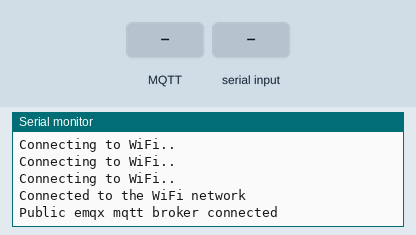
This sketch was run on a simulated ESP8266 (NodeMCU). Parts: the last lines printed to the serial monitor. The inputs (shaded band) are chosen by the test bench. WiFi joins after 1.5 s; servers stay silent unless stated; no MQTT or app messages arrive unless stated.

Above: at 2.7 s.
2.8 s: MQTT message "1" arrives on the first subscribed topic
At 3.2 s:
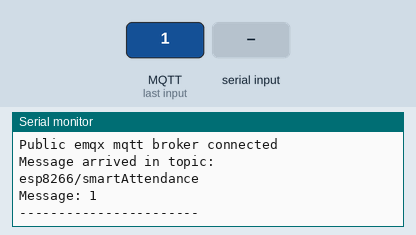
4.3 s: "1\n" received over the second serial link
At 5.5 s:
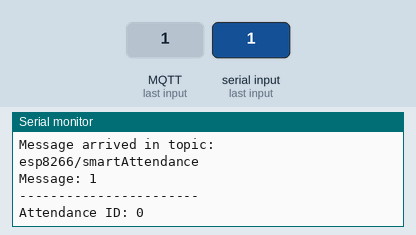
5.8 s: MQTT message "on" arrives on the first subscribed topic
At 6.7 s:
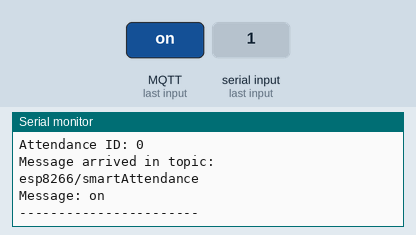
7.3 s: MQTT message "off" arrives on the first subscribed topic
At 7.9 s:
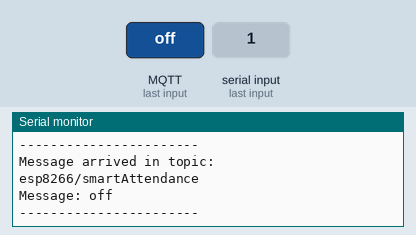

Measured:
- after the input at 2.8 s, the serial monitor: prints a new line at once (image 1)
- after the input at 4.3 s, the serial monitor: prints a new line at once (image 2)
- after the input at 5.8 s, the serial monitor: prints a new line at once (image 3)
- after the input at 7.3 s, the serial monitor: prints a new line at once (image 4)

The sketch:

wifi_connection.ino
```cpp
#include <ESP8266WiFi.h>
#include <ArduinoJson.h>
#include <PubSubClient.h>
#include <SoftwareSerial.h>

// initialize
// wiFi
const char *ssid = "Tuhuynhh"; // wiFi name
const char *password = "thuongtuthien";  // wiFi password
WiFiClient espClient;
PubSubClient client(espClient);

// MQTT Broker
const char *mqtt_broker = "broker.emqx.io";
const char *topic = "esp8266/smartAttendance";
const char *mqtt_username = "group02_sma"; // username for authentication
const char *mqtt_password = "21clc_iot"; // password for authentication
const int mqtt_port = 1883;

// UART transmission
SoftwareSerial uartSerial(D2, D1);

// json data
StaticJsonDocument<200> doc;

void connectWifi() {
  // connect to wiFi network
  WiFi.begin(ssid, password);
  while (WiFi.status() != WL_CONNECTED) {
      delay(500);
      Serial.println("Connecting to WiFi..");
  }
  Serial.println("Connected to the WiFi network");
}

void callback(char *topic, byte *payload, unsigned int length) {
  Serial.print("Message arrived in topic: ");
  Serial.println(topic);
  Serial.print("Message: ");
  for (int i = 0; i < length; i++) {
      Serial.print((char) payload[i]);
  }
  Serial.println();
  Serial.println("-----------------------");
}

void connectMQTT() {
  // connect to mqtt broker
  client.setServer(mqtt_broker, mqtt_port);
  client.setCallback(callback);

  while (!client.connected()) {
      String client_id = "esp8266-client-";
      client_id += String(WiFi.macAddress());
      // Serial.printf("The client %s connects to the public mqtt broker\n", client_id.c_str());
      if (client.connect(client_id.c_str(), mqtt_username, mqtt_password)) {
          Serial.println("Public emqx mqtt broker connected");
      } else {
          Serial.print("failed with state ");
          Serial.print(client.state());
          delay(2000);
      }
  }
}

void setup() {
  uartSerial.begin(115200);

  Serial.begin(9600);

  connectWifi();

  connectMQTT();

  // publish and subscribe, checking connection
  const char* welcome_message = "{\"Content\":\"Welcome message!\", \"ID\":-1}";
  client.publish(topic, welcome_message);
  client.subscribe(topic);
}


void loop() {
  client.loop();

  if (uartSerial.available()) { // If there's data from Mega
    // Read data string
    String data = uartSerial.readStringUntil('\n');

    // convert JSON string to JsonDocument object
    DeserializationError error = deserializeJson(doc, data);

    // Check if there's error in coverting stage
    if (error) {
      Serial.print("deserializeJson() failed: ");
      Serial.println(error.c_str());
      return;
    }

    // Take ID from JsonDocument object and print to Serial monitor
    int id = doc["ID"];
    Serial.print("Attendance ID: ");
    Serial.println(id);

    // publish attendance data to mqtt broker
    const char* publishData = data.c_str();
    client.publish(topic, publishData);

    delay(1000);
  }

}
```
